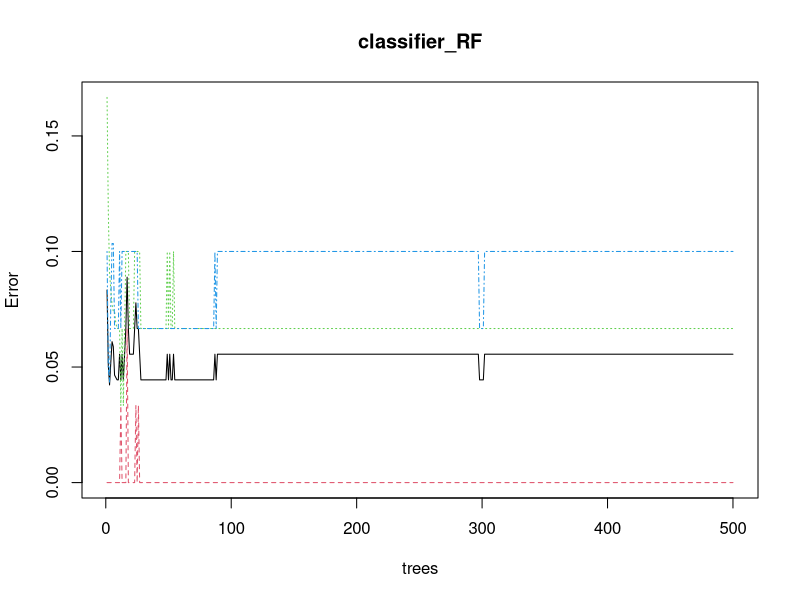
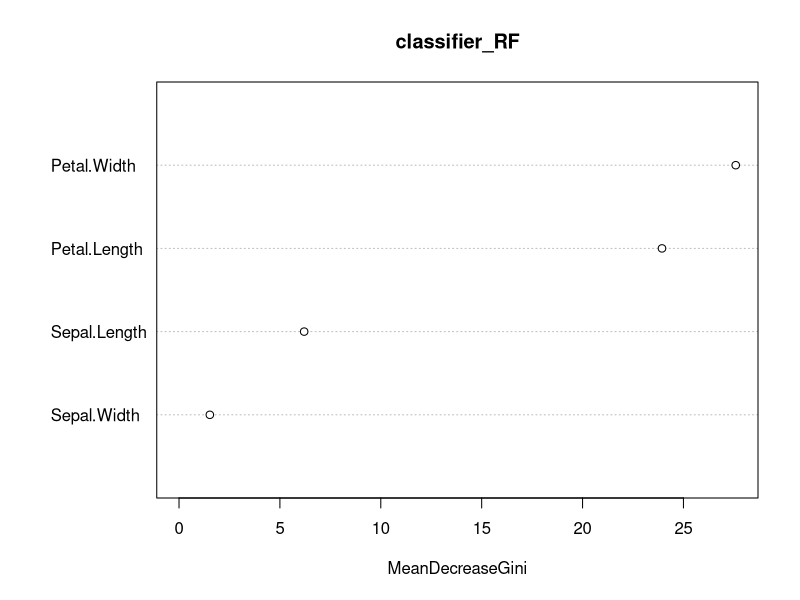

These figures' R source, in order:
install.packages("caTools")	
install.packages("randomForest") 
library(caTools)
library(randomForest)
split <- sample.split(iris, SplitRatio = 0.7)
split
train <- subset(iris, split == "TRUE")
test <- subset(iris, split == "FALSE")
set.seed(120)
classifier_RF = randomForest(x = train[-5],y = train$Species,ntree = 500)
classifier_RF
y_pred = predict(classifier_RF, newdata = test[-5])
confusion_mtx = table(test[, 5], y_pred)
confusion_mtx
plot(classifier_RF)
importance(classifier_RF)
varImpPlot(classifier_RF)
